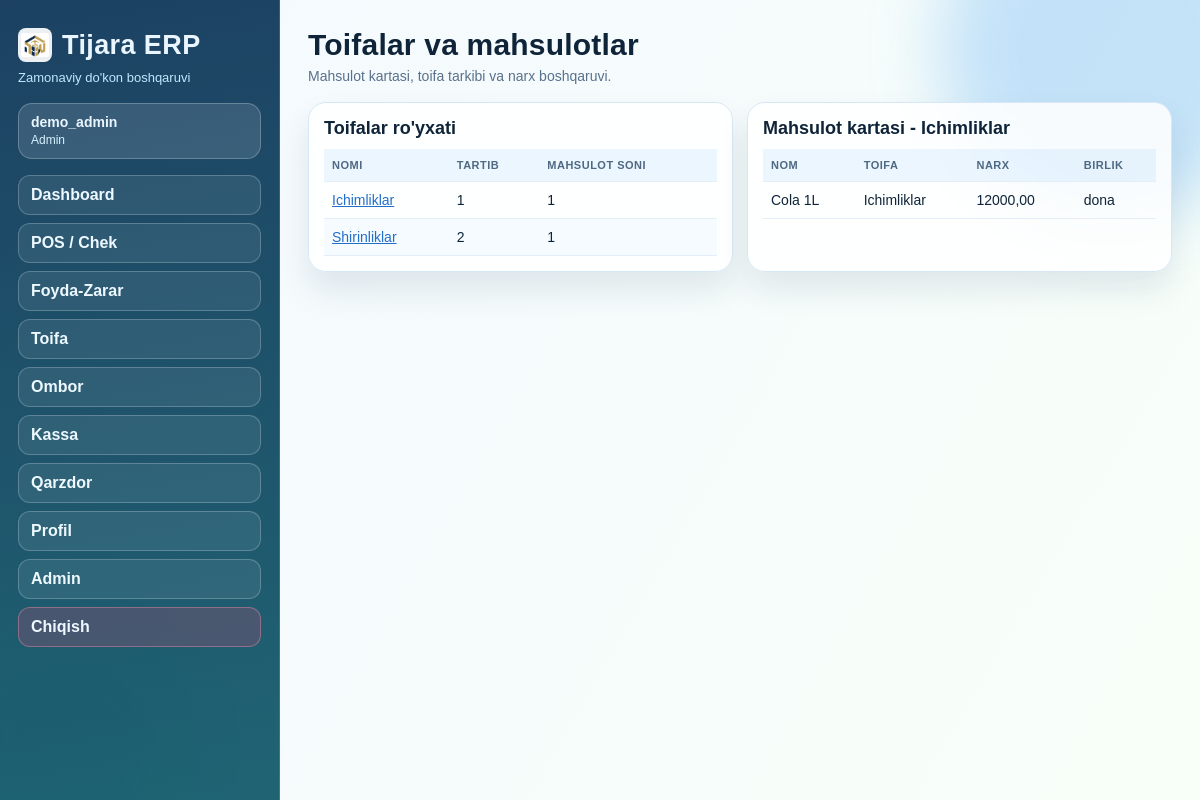
The app's page /toifa/?category=1 (signed in) with its own data.
### toifa/models.py (models this page shows, shortened)
class Category(models.Model):
    name = models.CharField(max_length=120, unique=True)
    order = models.PositiveIntegerField(default=0)
    description = models.TextField(blank=True)
    created_at = models.DateTimeField(auto_now_add=True)
    class Meta:
        ordering = ["order", "name"]
        verbose_name = "Toifa"
        verbose_name_plural = "Toifalar"

class Product(models.Model):
    UNIT_PCS = "dona"
    UNIT_KG = "kg"
    UNIT_LITER = "litr"
    UNIT_CHOICES = (
        (UNIT_PCS, "Dona"),
        (UNIT_KG, "Kilogram"),
        (UNIT_LITER, "Litr"),
    )
    category = models.ForeignKey(Category, on_delete=models.PROTECT, related_name="products")
    name = models.CharField(max_length=150)
    unit = models.CharField(max_length=20, choices=UNIT_CHOICES, default=UNIT_PCS)
    sale_price = models.DecimalField(max_digits=14, decimal_places=2, default=0)
    min_stock_limit = models.DecimalField(max_digits=14, decimal_places=3, default=0)
    image_url = models.URLField(blank=True)
    is_active = models.BooleanField(default=True)
    created_at = models.DateTimeField(auto_now_add=True)
    class Meta:
        unique_together = ("category", "name")
        ordering = ["category__order", "name"]
        verbose_name = "Mahsulot"
        verbose_name_plural = "Mahsulotlar"

### core/views.py (the view)
# urls.py: path("toifa/", web_toifa, name="web-toifa"),
@login_required
def web_toifa(request):
    categories = Category.objects.annotate(product_count=Count("products"))
    selected_category = request.GET.get("category")
    products = []
    selected_category_obj = None
    if selected_category:
        selected_category_obj = categories.filter(pk=selected_category).first()
        if selected_category_obj:
            products = Product.objects.select_related("category").filter(category=selected_category_obj).order_by("name")
    return render(
        request,
        "toifa.html",
        {"categories": categories, "products": products, "selected_category": selected_category_obj},
    )

### templates/toifa.html (shortened to what this page needs)
{% extends "base.html" %}
{% block content %}
<section class="header">
    <h2>Toifalar va mahsulotlar</h2>
    <p>Mahsulot kartasi, toifa tarkibi va narx boshqaruvi.</p>
</section>
<section class="grid-2">
    <div class="panel">
        <h3>Toifalar ro'yxati</h3>
        <table>
            <thead><tr><th>Nomi</th><th>Tartib</th><th>Mahsulot soni</th></tr></thead>
            <tbody>
                {% for c in categories %}
                <tr>
                    <td><a href="?category={{ c.id }}">{{ c.name }}</a></td>
                    <td>{{ c.order }}</td>
                    <td>{{ c.product_count }}</td>
                </tr>
                {% empty %}
                <tr><td colspan="3">Toifa topilmadi.</td></tr>
                {% endfor %}
            </tbody>
        </table>
    </div>
    <div class="panel">
        <h3>Mahsulot kartasi {% if selected_category %}- {{ selected_category.name }}{% endif %}</h3>
        {% if not selected_category %}
        <p>Ko'rish uchun chap tomondan toifa nomiga bosing.</p>
        {% else %}
        <table>
            <thead><tr><th>Nom</th><th>Toifa</th><th>Narx</th><th>Birlik</th></tr></thead>
            <tbody>
                {% for p in products %}
                <tr>
                    <td>{{ p.name }}</td>
                    <td>{{ p.category.name }}</td>
                    <td>{{ p.sale_price }}</td>
                    <td>{{ p.unit }}</td>
                </tr>
                {% empty %}
                <tr><td colspan="4">Mahsulot yo'q.</td></tr>
                {% endfor %}
            </tbody>
        </table>
        {% endif %}
    </div>
</section>
{% endblock %}

### templates/base.html (shortened to what this page needs)
{% load static %}
<!DOCTYPE html>
<html lang="uz">
<head>
    <link rel="stylesheet" href="{% static 'css/app.css' %}">
</head>
<body>
    <div class="bg-orb orb-two"></div>
    <div class="layout">
        <aside class="sidebar">
            <div class="brand-wrap">
                <img class="brand-logo" src="{% static 'img/tijara-logo.png' %}" alt="Tijara logo">
                <h1>Tijara ERP</h1>
            </div>
            <p>Zamonaviy do'kon boshqaruvi</p>
            {% if user.is_authenticated %}
            <div class="user-chip">
                <strong>{{ user.username }}</strong>
                <span>{% if user.is_superuser or user.is_staff %}Admin{% else %}Operator{% endif %}</span>
            </div>
            {% endif %}
            <nav>
                {% if user.is_authenticated %}
                    {% if user.is_superuser or user.is_staff %}
                    <a class="nav-link" href="{% url 'web-dashboard' %}">Dashboard</a>
                    <a class="nav-link" href="{% url 'web-pos' %}">POS / Chek</a>
                    <a class="nav-link" href="{% url 'web-profit' %}">Foyda-Zarar</a>
                    <a class="nav-link" href="{% url 'web-toifa' %}">Toifa</a>
                    <a class="nav-link" href="{% url 'web-ombor' %}">Ombor</a>
                    <a class="nav-link" href="{% url 'web-kassa' %}">Kassa</a>
                    <a class="nav-link" href="{% url 'web-qarzdor' %}">Qarzdor</a>
                    <a class="nav-link" href="{% url 'web-profil' %}">Profil</a>
                    <a class="nav-link" href="/admin/">Admin</a>
                    {% endif %}
                    <a class="nav-link nav-danger" href="{% url 'logout' %}">Chiqish</a>
                {% else %}
                    <a class="nav-link" href="{% url 'login' %}">Kirish</a>
                    <a class="nav-link" href="/admin/login/">Admin kirish</a>
                {% endif %}
            </nav>
        </aside>
        <main class="content">
            {% block content %}{% endblock %}
        </main>
    </div>
</body>
</html>

### static/css/app.css (style rules this page uses)
:root { --bg-1: #f4f9ff; --bg-2: #f8fff8; --text: #0f2438; --muted: #58718b; --line: #d8e7f5; --card: rgba(255, 255, 255, 0.86); --glass: blur(10px); --brand-a: #1f8ef1; --brand-b: #0bb783; --brand-c: #ff8a3d; --danger: #f0446f; --shadow: 0 18px 32px rgba(17, 52, 84, 0.1); }
* { box-sizing: border-box; }
body { margin: 0; font-family: "Sora", "Manrope", sans-serif; color: var(--text); background: linear-gradient(120deg, var(--bg-1), var(--bg-2)); }
a { color: #226eca; }
.bg-orb { position: fixed; border-radius: 999px; pointer-events: none; filter: blur(35px); z-index: 0; animation: drift 12s ease-in-out infinite alternate; }
.orb-two { width: 280px; height: 280px; bottom: -90px; left: -70px; background: rgba(11, 183, 131, 0.2); animation-delay: 0.8s; }
.layout { display: grid; grid-template-columns: 280px 1fr; min-height: 100vh; position: relative; z-index: 2; }
.sidebar { padding: 28px 18px; background: linear-gradient(170deg, rgba(16, 55, 90, 0.95), rgba(20, 92, 108, 0.95)); color: #eaf6ff; border-right: 1px solid rgba(255, 255, 255, 0.14); }
.brand-wrap { display: flex; align-items: center; gap: 10px; }
.brand-logo { width: 34px; height: 34px; object-fit: contain; border-radius: 8px; background: rgba(255, 255, 255, 0.92); padding: 3px; }
.sidebar h1 { margin: 0; font-size: 27px; letter-spacing: 0.4px; }
.sidebar p { margin: 8px 0 18px; color: #bee8ff; font-size: 13px; }
.user-chip { border: 1px solid rgba(255, 255, 255, 0.24); background: rgba(255, 255, 255, 0.12); border-radius: 14px; padding: 10px 12px; margin-bottom: 16px; }
.user-chip strong { display: block; font-size: 14px; }
.user-chip span { font-size: 12px; color: #d7f2ff; }
.sidebar nav { display: flex; flex-direction: column; gap: 8px; }
.nav-link { text-decoration: none; color: #eef9ff; font-weight: 600; border-radius: 12px; padding: 10px 12px; border: 1px solid rgba(255, 255, 255, 0.22); background: rgba(255, 255, 255, 0.08); transition: all 0.2s ease; }
.nav-danger { border-color: rgba(255, 149, 176, 0.4); background: rgba(240, 68, 111, 0.2); }
.content { padding: 28px; }
.header h2 { margin: 0 0 6px; font-size: 30px; letter-spacing: 0.2px; }
.header p { margin: 0 0 18px; color: var(--muted); font-size: 14px; }
.grid-2 { display: grid; grid-template-columns: repeat(2, minmax(0, 1fr)); gap: 14px; margin-bottom: 14px; }
.panel { background: var(--card); border: 1px solid var(--line); border-radius: 18px; box-shadow: var(--shadow); padding: 15px; backdrop-filter: var(--glass); }
.panel h3 { margin: 0 0 10px; font-size: 18px; }
table { width: 100%; border-collapse: collapse; font-size: 14px; overflow: hidden; }
th, td { border-bottom: 1px solid #e4eef8; text-align: left; padding: 10px 8px; }
tbody tr:nth-child(even) { background: rgba(31, 142, 241, 0.04); }
th { color: #4f6983; font-size: 11px; letter-spacing: 0.5px; text-transform: uppercase; background: rgba(31, 142, 241, 0.08); }

### records on screen
Category: name "Ichimliklar", order "1", product_count "1"
Category: name "Shirinliklar", order "2", product_count "1"
Product: name "Cola 1L", category.name "Ichimliklar", sale_price "12000,00", unit "dona"

### other values on screen
{{ user.username }} "demo_admin"
